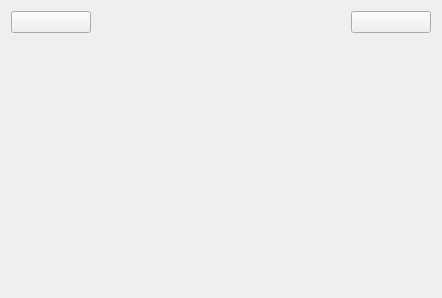
<?xml version="1.0" encoding="UTF-8"?>
<ui version="4.0">
 <class>MasterView</class>
 <widget class="QWidget" name="MasterView">
  <property name="geometry">
   <rect>
    <x>0</x>
    <y>0</y>
    <width>442</width>
    <height>298</height>
   </rect>
  </property>
  <property name="windowTitle">
   <string>MasterView</string>
  </property>
  <layout class="QVBoxLayout" name="verticalLayout">
   <item>
    <layout class="QHBoxLayout" name="horizontalLayout">
     <item>
      <widget class="QPushButton" name="btBack">
       <property name="text">
        <string notr="true"> </string>
       </property>
       <property name="icon">
        <iconset resource="lab4.qrc">
         <normaloff>:/img/return.png</normaloff>:/img/return.png</iconset>
       </property>
      </widget>
     </item>
     <item>
      <spacer name="horizontalSpacer">
       <property name="orientation">
        <enum>Qt::Orientation::Horizontal</enum>
       </property>
       <property name="sizeHint" stdset="0">
        <size>
         <width>40</width>
         <height>20</height>
        </size>
       </property>
      </spacer>
     </item>
     <item>
      <widget class="QLabel" name="labelTitle">
       <property name="text">
        <string/>
       </property>
      </widget>
     </item>
     <item>
      <spacer name="horizontalSpacer_2">
       <property name="orientation">
        <enum>Qt::Orientation::Horizontal</enum>
       </property>
       <property name="sizeHint" stdset="0">
        <size>
         <width>40</width>
         <height>20</height>
        </size>
       </property>
      </spacer>
     </item>
     <item>
      <widget class="QPushButton" name="btLogout">
       <property name="text">
        <string notr="true"> </string>
       </property>
       <property name="icon">
        <iconset resource="lab4.qrc">
         <normaloff>:/img/logout.png</normaloff>:/img/logout.png</iconset>
       </property>
      </widget>
     </item>
    </layout>
   </item>
   <item>
    <widget class="QStackedWidget" name="stackedWidget"/>
   </item>
  </layout>
 </widget>
 <resources>
  <include location="lab4.qrc"/>
 </resources>
 <connections/>
</ui>
